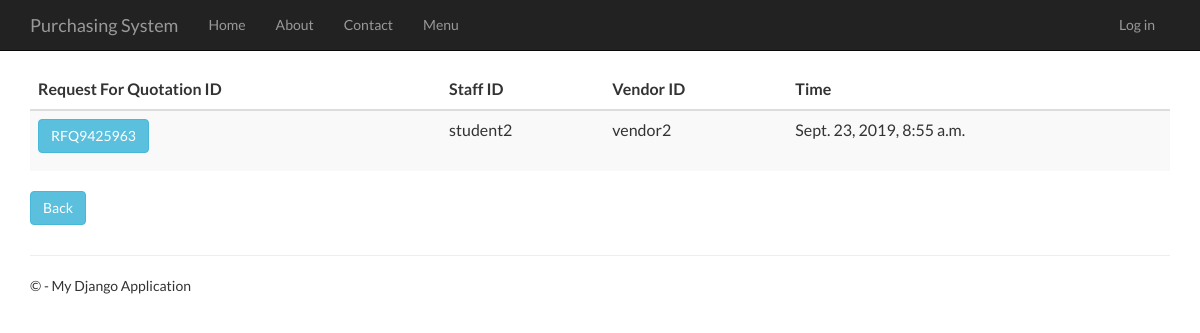
Page /requestforquotationhistory on the committed database.
### RequestForQuotation/models.py (models this page shows, shortened)
class RequestForQuotation(models.Model):
    request_for_quotation_id = models.CharField(primary_key=True, max_length=10)
    time_created = models.DateTimeField()
    description = models.TextField(null=True,default=None, blank=True)
    total_price = models.DecimalField(max_digits=10, decimal_places=2, default=Decimal('0.00'))
    person_id = models.ForeignKey(Person, on_delete = models.CASCADE)
    vendor_id = models.ForeignKey(Vendor, on_delete = models.CASCADE)
    purchase_requisition_id = models.ForeignKey(PurchaseRequisition, on_delete = models.CASCADE)

### app/models.py (models this page shows, shortened)
class Person(models.Model):
    user_id = models.OneToOneField(User)
    person_id = models.CharField(primary_key=True, max_length=10)
    person_name = models.TextField()
    person_address = models.TextField()
    person_phone_number = models.TextField()
    person_role = models.TextField(default = 'MANAGER')

class Vendor(models.Model):
    vendor_id = models.CharField(primary_key=True, max_length=10)
    vendor_name = models.TextField()
    vendor_phone_number = models.TextField()
    vendor_address = models.TextField()
    vendor_email = models.TextField()
    def __str__(self):
        return str(self.vendor_id)

### RequestForQuotation/views.py (the view)
# urls.py: url(r'^requestforquotationhistory', RequestForQuotation.views.requestforquotationhistory, name="request_of_quotation_history"),
def requestforquotationhistory(request):
    request_for_quotations = RequestForQuotation.objects.all()
    context = {
            'title':'Request For Quotation History',
            'rows':request_for_quotations
        }
    return render(request,'RequestForQuotation/requestforquotationhistory.html',context)

### RequestForQuotation/templates/RequestForQuotation/requestforquotationhistory.html
﻿{% extends "app/layout.html" %}
{% block content %}
<div class="purchaseorderhistory margintop">
    <form action="requestforquotationhistorydetails" method="GET">
        <table class="table table-striped margintop">
          <thead>
            <tr>
              <th scope="col">Request For Quotation ID</th>
              <th scope="col">Staff ID</th>
              <th scope="col">Vendor ID</th>
              <th scope="col">Time</th>
            </tr>
          </thead>
          <tbody>
              {% for r in rows %}
            <tr>
                 <td><button type="submit" name="rfq_id" value="{{r.request_for_quotation_id}}" class="btn btn-info" >{{r.request_for_quotation_id}}</button></td>
                 <td>{{r.person_id.person_id}}</td>
                 <td>{{r.vendor_id}}</td>
                 <td>{{r.time_created}}</td>
            </tr>
              {% endfor %}
          </tbody>
        </table>
    </form>
       <form action="menu">
        <div class="margintop">
            <button type="submit" class="btn btn-info" >Back</button>
        </div>
    </form>
</div>
{% endblock %}

### app/static/app/content/site.css (style rules this page uses)
body { padding-top: 50px; padding-bottom: 20px; }

### rows in the picture
RequestForQuotation: request_for_quotation_id "RFQ9425963", person_id.person_id "student2", vendor_id "vendor2", time_created "Sept. 23, 2019, 8:55 a.m."
